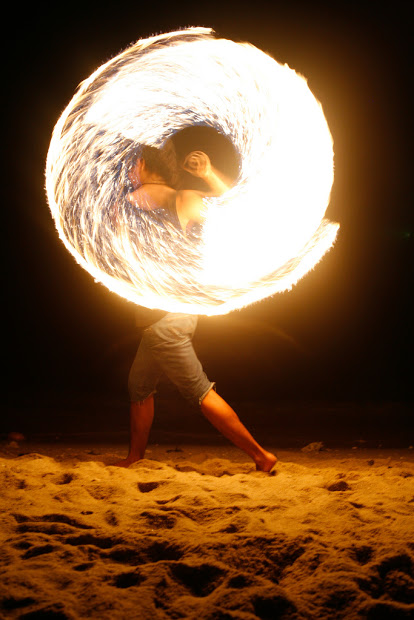
#> input picture imagem.jpg, 414 x 620 px
$ python atividade3.py
#> lines starting #> are read from the running program, lines starting #| are printed output that depends on the picture; after the words box and inside, x2 and y2 are one past the last pixel; in counts of white or black regions, pixels touching at a corner belong together
import cv2

# Convertendo para HSV

imagem = cv2.imread("imagem.jpg")
#> imagem is the input picture: shape (620, 414, 3); mean B, G, R 56.2, 85.8, 120.2

# cv2.imshow('Imagem Original', imagem)

hsv = cv2.cvtColor(imagem, cv2.COLOR_BGR2HSV)
#> hsv: shape (620, 414, 3); mean H, S, V 15.9, 186.7, 120.3
cv2.imshow('Imagem - Filtro HSV', hsv)

# cv2.imwrite("imagem_hsv.jpg", hsv) # gera nova imagem

imagem1 = cv2.imread("imagem_hsv.jpg")
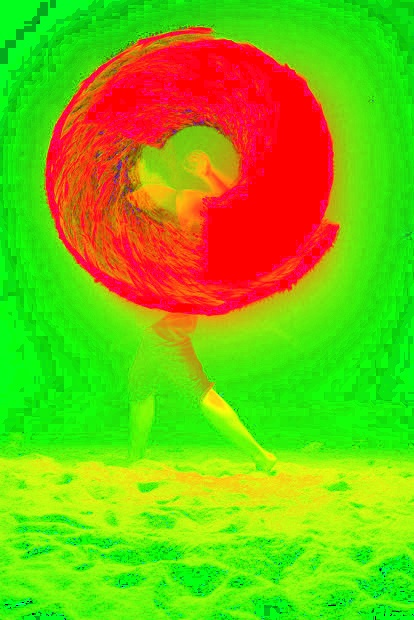
#> input picture imagem_hsv.jpg, 414 x 620 px
#> imagem1 is the input picture: shape (620, 414, 3); mean B, G, R 16.1, 186.7, 120.2

fatia = imagem1[50:65, 170:190]

# cv2.imshow('Imagem Fatiada', fatia1)

(h1, s1, v1) = fatia[0][0]
#> h1 = 31; s1 = 3; v1 = 253

for y in range(0, len(imagem1)):
	for x in range(0, len(imagem1[y])):

		(h2, s2, v2) = imagem1[y][x]

		if (((h1 + 10) <= h2) or ((h1 - 10) >= h2) and
		    ((s1 + 10) <= s2) or ((s1 - 10) >= s2) and
		    ((v1 + 10) <= v2) or ((v1 - 10) >= v2)):
			continue

		else: imagem1[y][x] = (255, 0, 0)
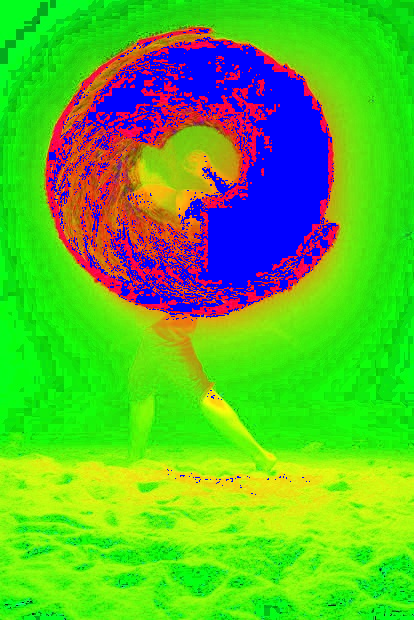
#> imagem1: shape (620, 414, 3); 12.31% of pixels changed, all inside (x1, y1, x2, y2) = (47, 29, 338, 495)

cv2.imshow("Imagem modificada", imagem1)

cv2.waitKey(0)
